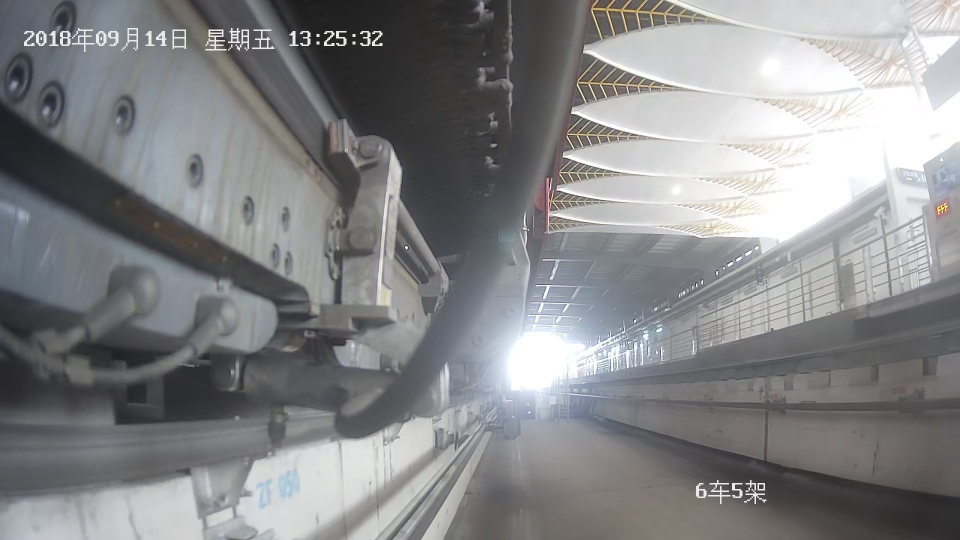
#> input picture 6869.jpg, 1920 x 1080 px (shown at 1/2 size)
$ python blobTest2.py   (older library calls are emulated)
#> lines starting #> are read from the running program, lines starting #| are printed output that depends on the picture
# Standard imports
import cv2
import numpy as np
# Setup SimpleBlobDetector parameters.
params = cv2.SimpleBlobDetector_Params()
params.blobColor=255
# Change thresholds
params.thresholdStep=60
params.minThreshold = 20
params.maxThreshold = 255
# Filter by Area.
params.filterByArea = True
params.minArea = 4
params.maxArea=500
# Filter by Circularity
params.filterByCircularity = True
params.minCircularity = 0.1
# Filter by Convexity
params.filterByConvexity = True
params.minConvexity = 0.87
# Filter by Inertia
params.filterByInertia = True
params.minInertiaRatio = 0.01
# Create a detector with the parameters
ver = (cv2.__version__).split('.')
if int(ver[0]) < 3 :
    detector = cv2.SimpleBlobDetector(params)
else :
    detector = cv2.SimpleBlobDetector_create(params)

# Read image
#im = cv2.imread("fire2.jpg", 0)
im = cv2.imread("6869.jpg", 0)
#> im: shape (1080, 1920); min 5, max 255, mean 134.3

roi = im[150:930, 0:960]
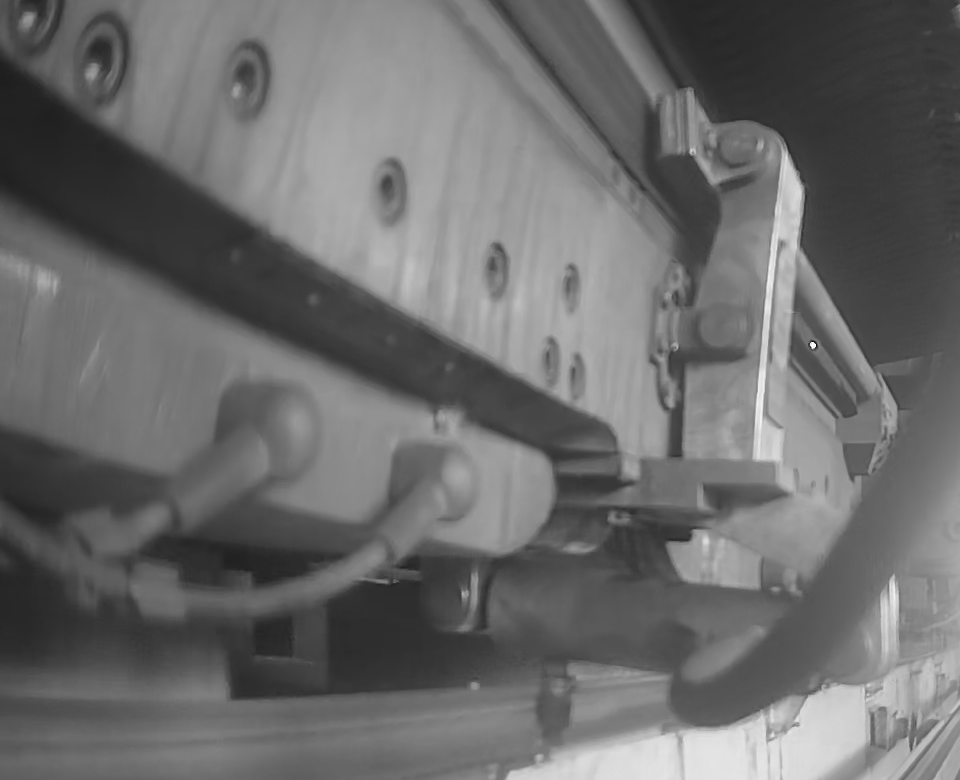
#> roi: shape (780, 960); min 5, max 255, mean 107.2
# Set up the detector with default parameters.
#detector = cv2.SimpleBlobDetector()
# Detect blobs.
keypoints = detector.detect(roi)
#> keypoints = 1 keypoints; (x, y, size): (812, 345, 5.3)
# Draw detected blobs as red circles.
# cv2.DRAW_MATCHES_FLAGS_DRAW_RICH_KEYPOINTS ensures the size of the circle corresponds to the size of blob
im_with_keypoints = cv2.drawKeypoints(roi, keypoints, np.array([]), (0,0,255), cv2.DRAW_MATCHES_FLAGS_DRAW_RICH_KEYPOINTS)
# Show keypoints
cv2.imshow("Keypoints", im_with_keypoints)
cv2.waitKey(0)

$ run again, with fire2.jpg copied over 6869.jpg
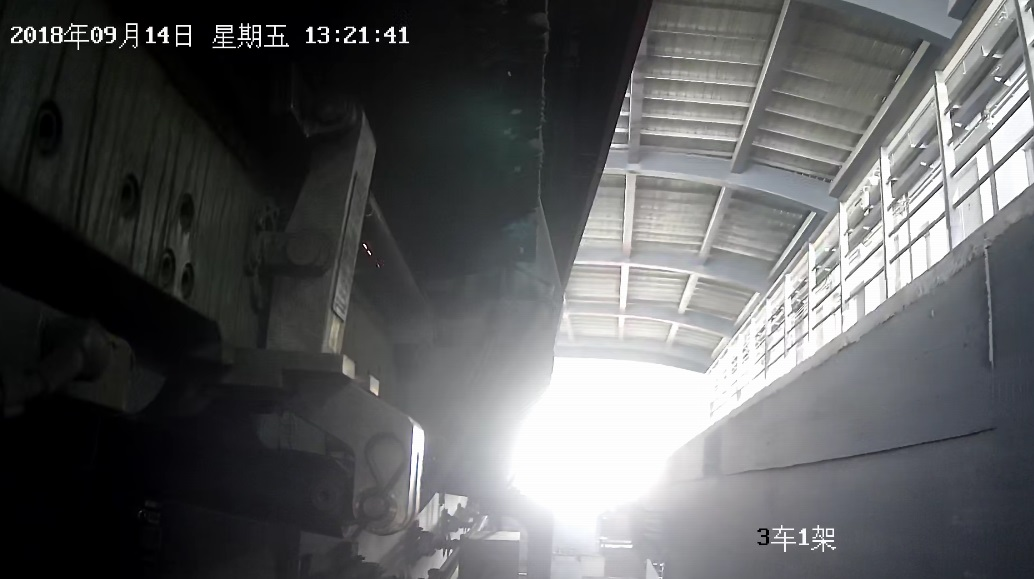
#> input picture fire2.jpg, 1034 x 579 px
#> `roi = im[150:930, 0:960]`:
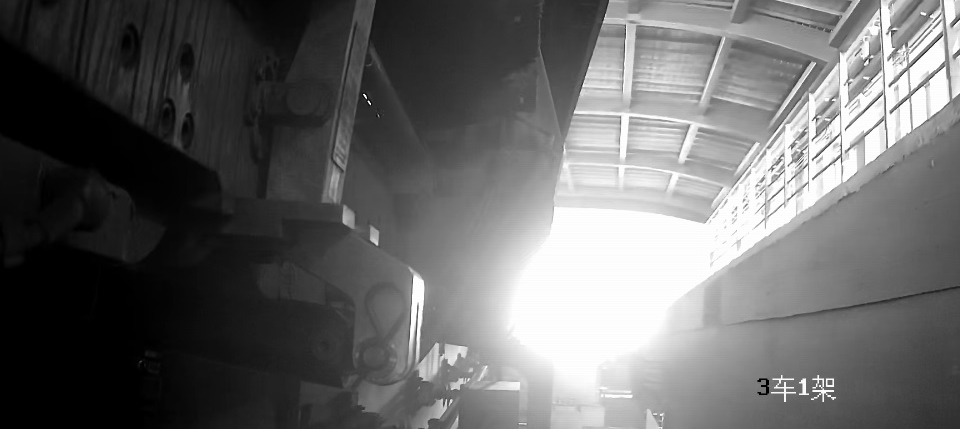
#> roi: shape (429, 960); min 0, max 255, mean 103.2
#> keypoints = ()
